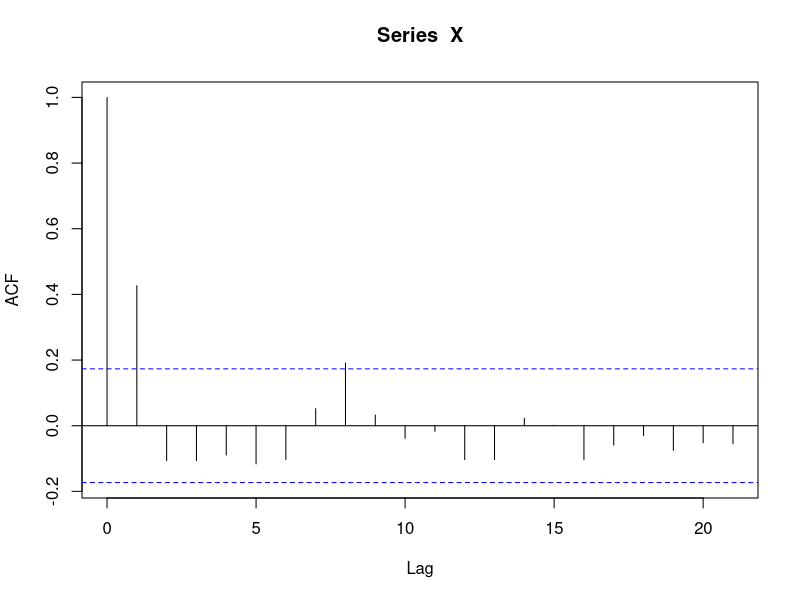
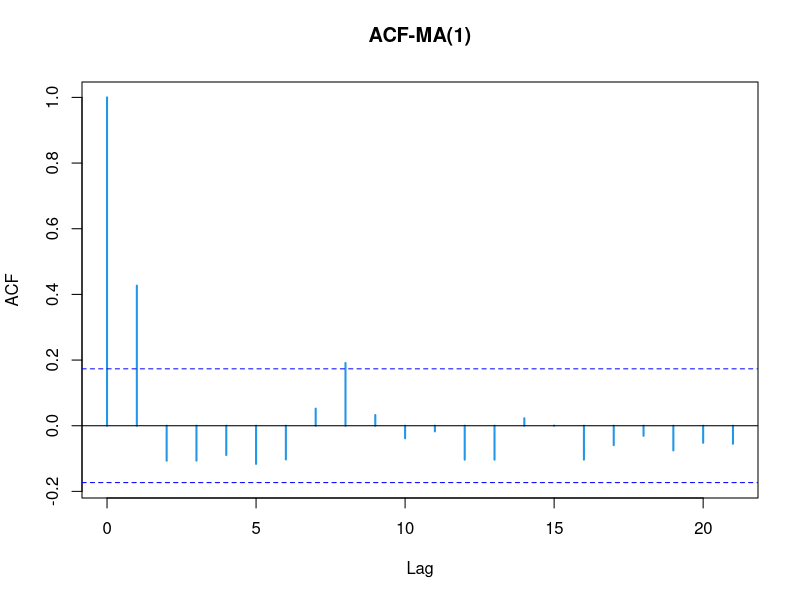
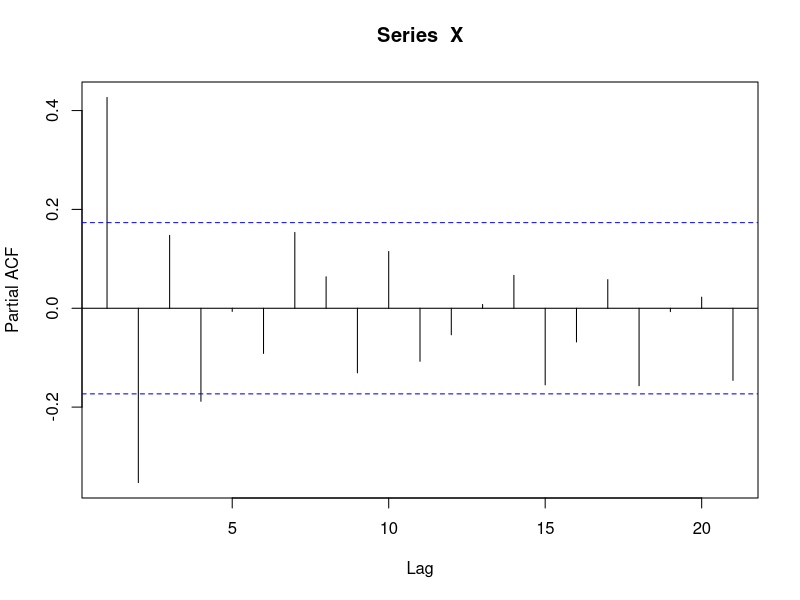
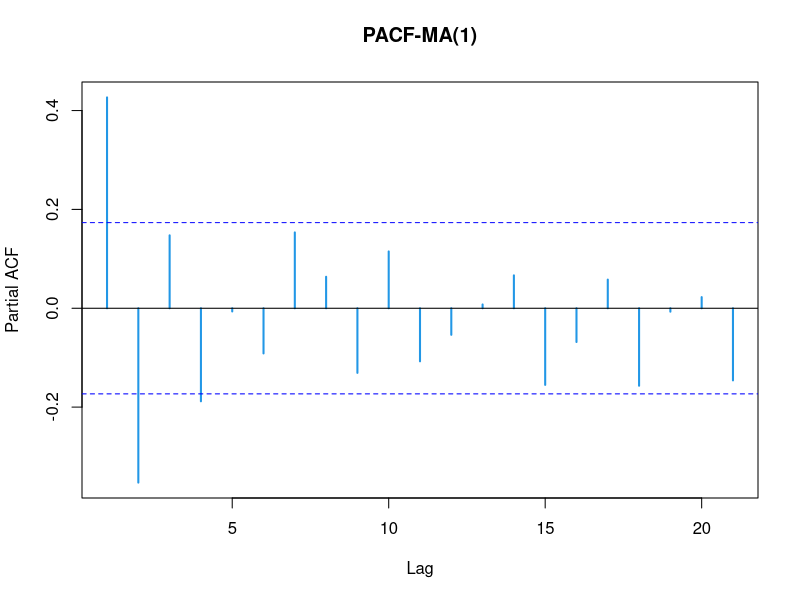
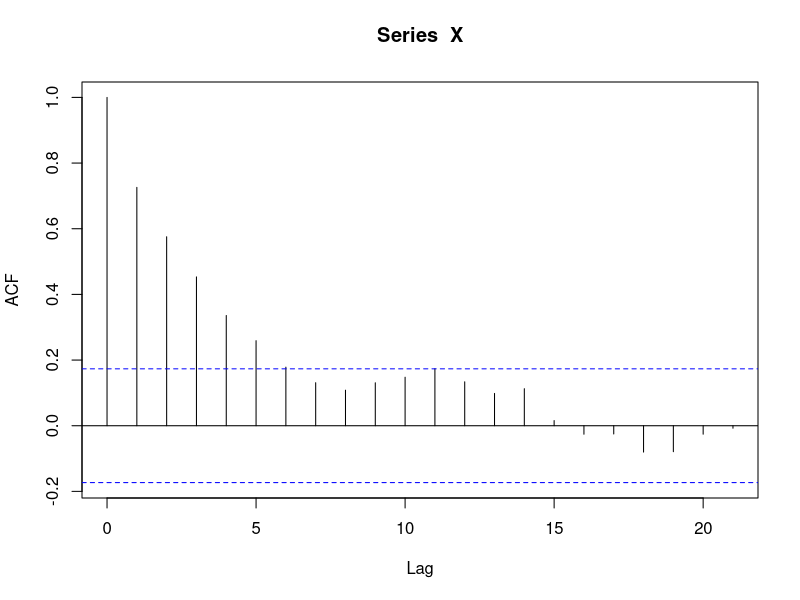
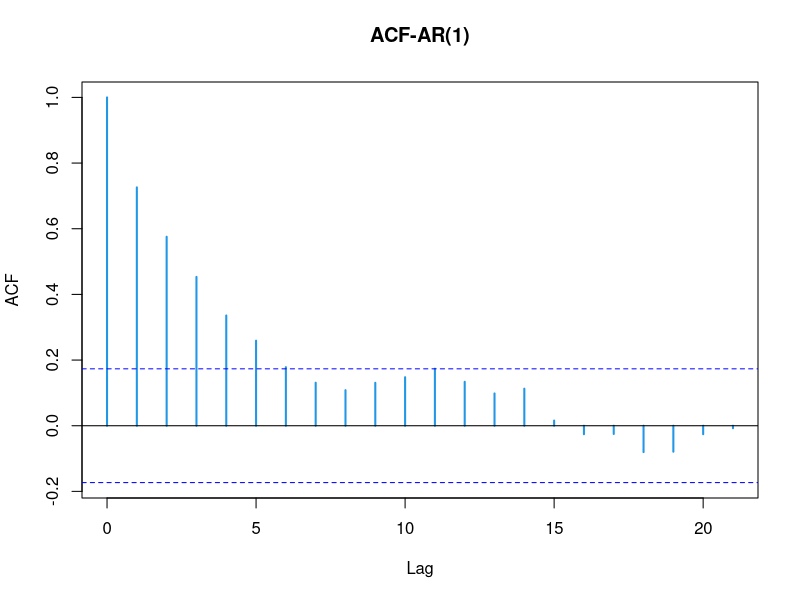
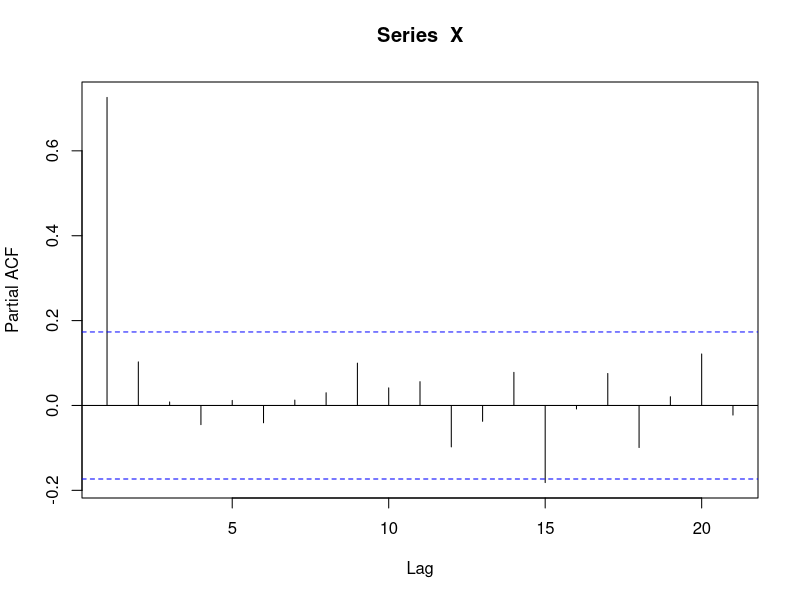
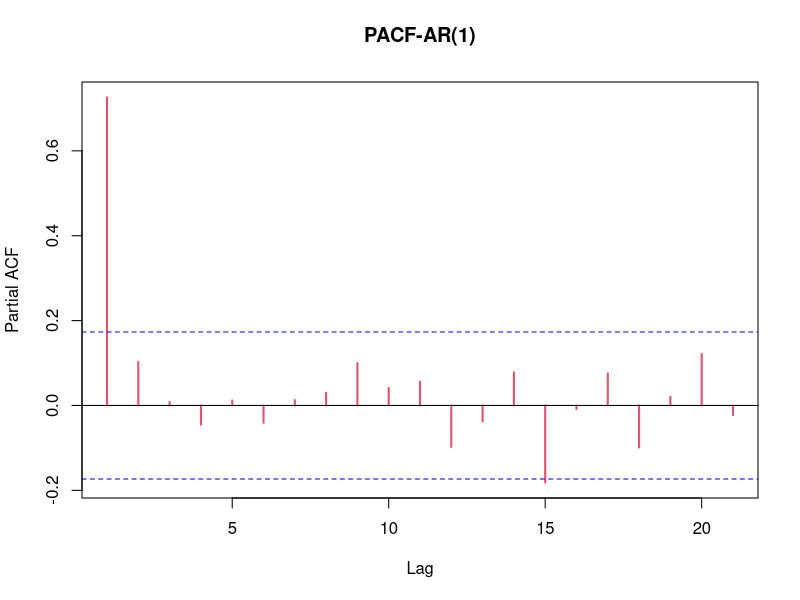

The R script that drew these images, in order:
rm(list = ls())
set.seed(1024)


### ARIMA SIM (MA(1))
X <- arima.sim(n=128, model=list(ma=c(0.62)))
h<-acf(X)
plot(h, col=4, type="h", lwd=2, main="ACF-MA(1)")
g<-pacf(X)
plot(g, col=4, type="h", lwd=2, main="PACF-MA(1)")
print(h)
print(g)

### ARIMA SIM (AR)
X <- arima.sim(n=128, model=list(ar=c(0.71)))
h<-acf(X)
plot(h, col=4, type="h", lwd=2, main="ACF-AR(1)")
g<-pacf(X)
plot(g, col=2, type="h", lwd=2, main="PACF-AR(1)")

### ARMA(1,1)
X <- arima.sim(n=1024, model=list(ar=c(0.71), ma=c(-0.87)))
h<-acf(X)
plot(h, col=4, type="h", lwd=2, main="ACF-ARMA(1,1)")
g<-pacf(X)
plot(g, col=2, type="h", lwd=2, main="PACF-ARMA(1,1)")

### AR(2)
X <- arima.sim(n=128, model=list(ar=c(0.89, -0.64)))
h<-acf(X)
plot(h, col=4, type="h", lwd=2, main="ACF-AR(2)")
g<-pacf(X)
plot(g, col=2, type="h", lwd=2, main="PACF-AR(2)")

### MA(2)
X <- arima.sim(n=128, model=list(ma=c(0.62, 2.2)))
h<-acf(X)
plot(h, col=4, type="h", lwd=2, main="ACF-MA(2)")
g<-pacf(X)
plot(g, col=4, type="h", lwd=2, main="PACF-MA(2)")